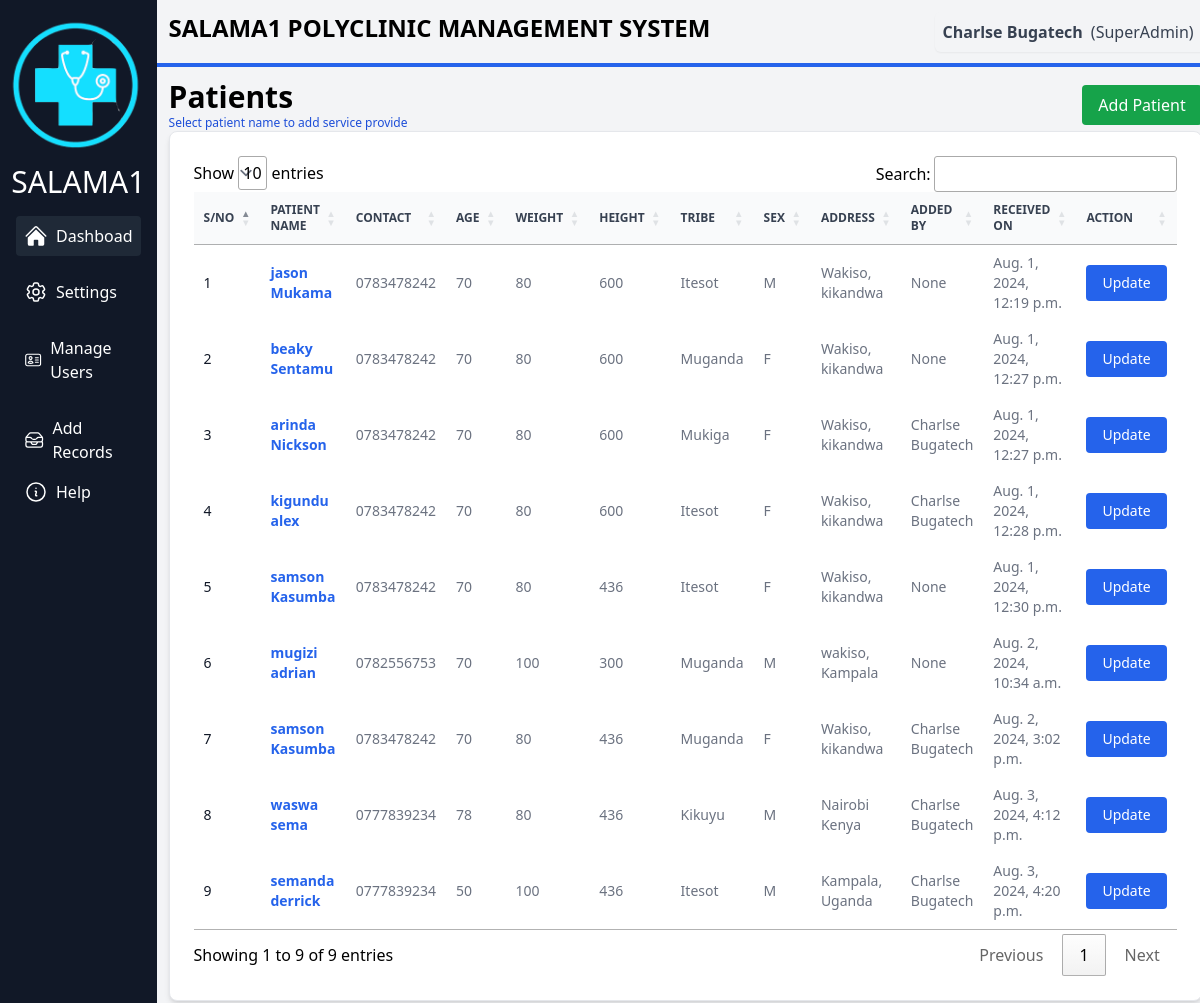
The app's page /biodata/ (signed in) with its own data.
### account/models.py (models this page shows)
class User(AbstractBaseUser, PermissionsMixin):
    id = models.UUIDField(primary_key=True, default=uuid.uuid4, editable=False, verbose_name="ID")
    name = models.CharField(max_length=255, blank=True, null=True, verbose_name="Full Name")
    email = models.EmailField(unique=True, verbose_name="Email Address")
    phone = models.CharField(max_length=15, blank=True, null=True, verbose_name="Phone Number")
    role = models.CharField(max_length=50, blank=True, null=True, verbose_name="Role")
    is_active = models.BooleanField(default=True, verbose_name="Active")
    is_staff = models.BooleanField(default=False, verbose_name="Staff Status")
    is_superuser = models.BooleanField(default=False, verbose_name="Superuser Status")
    date_joined = models.DateTimeField(auto_now_add=True, verbose_name="Date Joined")
    last_login = models.DateTimeField(blank=True, null=True, verbose_name="Last Login")
    objects = CustomUserManager()
    USERNAME_FIELD = 'email'
    EMAIL_FIELD = 'email'
    REQUIRED_FIELDS = ['name']
    def __str__(self):
        return self.name

### patients/models.py (models this page shows, shortened)
class Biodata(models.Model):
    Firstname = models.CharField(max_length=100, default="")
    Othernames = models.CharField(max_length=100, default="")
    Age = models.CharField(max_length=100, default="")
    weight = models.CharField(max_length=100, default="")
    sex = models.CharField(max_length=100, default="")
    height = models.CharField(max_length=100, default="")
    tribe = models.ForeignKey(Tribes, on_delete=models.SET_NULL, null=True)
    Address = models.TextField(default="")
    Phone = models.CharField(max_length=100, default="")
    Emailaddress = models.CharField(max_length=100, default="")
    created_at = models.DateTimeField(null=True, blank=True, auto_now_add=True)
    day_of_week = models.CharField(max_length=10, blank=True, null=True)
    added_by = models.ForeignKey(User, on_delete=models.SET_NULL, null=True)

class Tribes(models.Model):
    id = models.UUIDField(primary_key=True, default=uuid.uuid4, editable=False, verbose_name="ID")
    tribe = models.CharField(max_length=150, default="")
    created_at = models.DateTimeField(auto_now_add=True, blank=True, null=True)
    added_by = models.ForeignKey(User, on_delete=models.SET_NULL, null=True)
    def __str__(self):
        return self.tribe

### patients/views.py (the view)
# urls.py: path('biodata/', views.biodata, name='biodata'),
@login_required
def biodata(request):
    context = {
        'Biodatas': Biodata.objects.all()  # This will be available for both GET and POST requests
    }
    day_counts = Biodata.objects.values('day_of_week').annotate(count=Count('id')).order_by('day_of_week')
    context['day_counts'] = list(day_counts)
    context['Biodatas'] = Biodata.objects.all()
    return render(request, 'patients/biodata.html', context)

### patients/templates/patients/biodata.html (shortened to what this page needs)
{% extends 'core/base.html' %}
{% block content %}
<link rel="stylesheet" href="https://cdn.datatables.net/1.11.5/css/jquery.dataTables.min.css">
<div class="bg-gray-100 pl-3 pr-5 pt-3 pb-3">
    <div class="flex justify-between items-center">
        <div class="mb-0">
            <p class="text-3xl font-semibold">Patients</p>
            <p class="text-xs text-blue-700">Select patient name to add service provide</p>
        </div>
        <a href="{% url 'patients:addbiodata' %}" class="rounded bg-green-600 text-white px-4 py-2 hover:bg-green-700">Add Patient</a>
    </div>
    <div class="bg-white p-6 rounded-lg shadow-md border border-gray-200 dark:bg-gray-800 dark:border-gray-700">
        <table id="patientdatatables" class="w-full text-sm text-left text-gray-500 dark:text-gray-400">
            <thead class="text-xs text-gray-700 uppercase bg-gray-50 dark:bg-gray-700 dark:text-gray-400">
                <tr>
                    <th scope="col" class="px-6 py-3">S/No</th>
                    <th scope="col" class="px-6 py-3">Patient Name</th>
                    <th scope="col" class="px-6 py-3">Contact</th>
                    <th scope="col" class="px-6 py-3">Age</th>
                    <th scope="col" class="px-6 py-3">Weight</th>
                    <th scope="col" class="px-6 py-3">Height</th>
                    <th scope="col" class="px-6 py-3">Tribe</th>
                    <th scope="col" class="px-6 py-3">Sex</th>
                    <th scope="col" class="px-6 py-3">Address</th>
                    <th scope="col" class="px-6 py-3">Added by</th>
                    <th scope="col" class="px-6 py-3">Received On</th>
                    <th scope="col" class="px-6 py-3">Action</th>
                </tr>
            </thead>
            <tbody>
                {% for i in Biodatas %}
                <tr class="bg-white border-b dark:bg-gray-800 dark:border-gray-700">
                    <th scope="row" class="px-6 py-4 font-medium text-gray-900 whitespace-nowrap dark:text-white">
                        {{ forloop.counter }}
                    </th>
                    <td class="px-6 py-4">
                        <a href="#" class="patient-name text-blue-600 hover:underline font-bold" data-id="{{ i.id }}" data-name="{{ i.Firstname }} {{ i.Othernames }}">
                            {{ i.Firstname }} {{ i.Othernames }}
                        </a>
                    </td>
                    <td class="px-6 py-4">{{ i.Phone }}</td>
                    <td class="px-6 py-4">{{ i.Age }}</td>
                    <td class="px-6 py-4">{{ i.weight }}</td>
                    <td class="px-6 py-4">{{ i.height }}</td>
                    <td class="px-6 py-4">{{ i.tribe }}</td>
                    <td class="px-6 py-4">{{ i.sex }}</td>
                    <td class="px-6 py-4">{{ i.Address }}</td>
                    <td class="px-6 py-4">{{ i.added_by }}</td>
                    <td class="px-6 py-4">{{ i.created_at }}</td>
                    <td class="px-6 py-4">
                        <button type="button" data-id="{{ i.id }}"  class="bg-blue-600 text-white px-4 py-2 rounded hover:bg-blue-700">Update</button>
                    </td>
                </tr>
                {% empty %}
                <tr>
                    <td colspan="11" class="px-6 py-4 text-center">No patient registered.</td>
                </tr>
                {% endfor %}
            </tbody>
        </table>
    </div>
</div>
{% endblock %}

### core/templates/core/base.html (shortened to what this page needs)
{% load static tailwind_tags %}
{% load static %}
{% load widget_tweaks %}
<!DOCTYPE html>
<html lang="en">
<head>
    {% tailwind_css %}
</head>
<body class="overflow-hidden">
    <div class="flex w-screen h-screen">
        <div id="menu" class="flex-col bg-gray-900 w-64 hidden lg:flex">
            <div class="flex flex-col items-center">
                <div class="mb-2 mt-3">
                    <img src="{% static 'homelogo.png' %}" class="h-36">
                </div>
                <h1 class="text-white text-3xl mt-0">
                    <a href="">SALAMA1</a>
                </h1>
            </div>
            <nav class="flex flex-col p-4 space-y-4  text-white">
                <a class="flex items-center p-2 hover:bg-gray-700  bg-gray-800 rounded" href="{% url 'core:index' %}">
                    Dashboad
                </a>
                <div class="relative group">
                    <button class="flex items-center p-2 w-full text-left hover:bg-gray-700 rounded">
                        Settings
                    </button>
                </div>
                <div class="relative group">
                    <button class="flex items-center p-2 w-full text-left hover:bg-gray-700 rounded">
                        Manage Users
                    </button>
                </div>
                <div class="relative group">
                    <button class="flex items-center p-2 w-full text-left hover:bg-gray-700 rounded">
                        Add Records
                    </button>
                    <a class="flex items-center p-2 hover:bg-gray-700 rounded" href="/">
                        Help
                    </a>
            </nav>
        </div>
        <div class="flex-1 flex flex-col">
            <div class="pt-3 pl-3 pr-3 bg-gray-100 h-16 flex">
                <h1 class="text-2xl font-bold hidden lg:flex ">SALAMA1 POLYCLINIC MANAGEMENT SYSTEM</h1>
                <div class="ml-auto flex">
                    {% if user.is_authenticated %}
                    <div class="inline-block text-left">
                        <div class="">
                            <button type="button"
                                class="inline-flex  w-full rounded-md  border-gray-300 shadow-sm items-center font-medium text-gray-700 hover:bg-gray-50 focus:outline-none focus:ring-2 focus:ring-offset-2 focus:ring-indigo-500"
                                id="menu-button" aria-expanded="true" aria-haspopup="true">
                                <ul class="list-none flex p-2">
                                    <li class="mr-2 font-bold">{{ user.name }}</li>
                                    <li class="mr-2 "> ({{ user.role }})</li>
                                </ul>
                            </button>
                        </div>
                    </div>
                    {% endif %}
                </div>
            </div>
            <div class="p-0.5 bg-blue-600">
            </div>
            <div class=" bg-slate-00 overflow-auto">
                {% block content %}
                {% endblock %}
            </div>
        </div>
    </div>
</body>
</html>

### records on screen
User: name "Charlse Bugatech", role "SuperAdmin"
Biodata: Firstname "jason", Othernames "Mukama", Phone "0783478242", Age "70", weight "80", height "600", tribe "Itesot", sex "M", Address "Wakiso, kikandwa", added_by "None", created_at "Aug. 1, 2024, 12:19 p.m."
Biodata: Firstname "beaky", Othernames "Sentamu", Phone "0783478242", Age "70", weight "80", height "600", tribe "Muganda", sex "F", Address "Wakiso, kikandwa", added_by "None", created_at "Aug. 1, 2024, 12:27 p.m."
Biodata: Firstname "arinda", Othernames "Nickson", Phone "0783478242", Age "70", weight "80", height "600", tribe "Mukiga", sex "F", Address "Wakiso, kikandwa", added_by "Charlse Bugatech", created_at "Aug. 1, 2024, 12:27 p.m."
Biodata: Firstname "kigundu", Othernames "alex", Phone "0783478242", Age "70", weight "80", height "600", tribe "Itesot", sex "F", Address "Wakiso, kikandwa", added_by "Charlse Bugatech", created_at "Aug. 1, 2024, 12:28 p.m."
Biodata: Firstname "samson", Othernames "Kasumba", Phone "0783478242", Age "70", weight "80", height "436", tribe "Itesot", sex "F", Address "Wakiso, kikandwa", added_by "None", created_at "Aug. 1, 2024, 12:30 p.m."
Biodata: Firstname "mugizi", Othernames "adrian", Phone "0782556753", Age "70", weight "100", height "300", tribe "Muganda", sex "M", Address "wakiso, Kampala", added_by "None", created_at "Aug. 2, 2024, 10:34 a.m."
Biodata: Firstname "samson", Othernames "Kasumba", Phone "0783478242", Age "70", weight "80", height "436", tribe "Muganda", sex "F", Address "Wakiso, kikandwa", added_by "Charlse Bugatech", created_at "Aug. 2, 2024, 3:02 p.m."
Biodata: Firstname "waswa", Othernames "sema", Phone "0777839234", Age "78", weight "80", height "436", tribe "Kikuyu", sex "M", Address "Nairobi Kenya", added_by "Charlse Bugatech", created_at "Aug. 3, 2024, 4:12 p.m."
Biodata: Firstname "semanda", Othernames "derrick", Phone "0777839234", Age "50", weight "100", height "436", tribe "Itesot", sex "M", Address "Kampala, Uganda", added_by "Charlse Bugatech", created_at "Aug. 3, 2024, 4:20 p.m."
